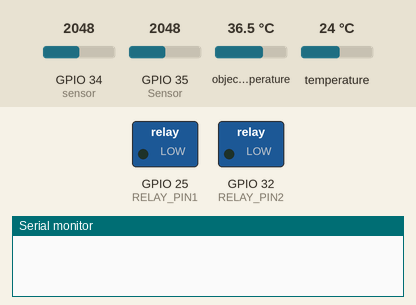
Recording of a sketch running on a simulated ESP32. Parts: switched loads named in the sketch (green lamp = pin HIGH), the last lines printed to the serial monitor. The test bench sets the inputs (shaded band); at power-on: GPIO 34 (sensor) = 2048, GPIO 35 (Sensor) = 2048, object temperature 36.5 °C, temperature 24 °C. WiFi joins after 1.5 s; servers stay silent unless stated.

Above: at 0.0 s.
At 1.7 s:
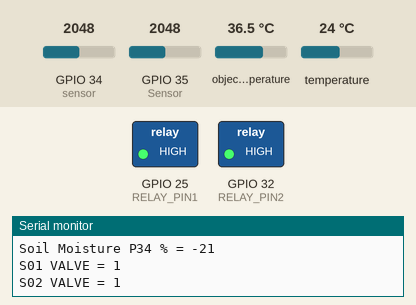
Timing chart, 0 to 3.2 s (numbered marks = the images above):
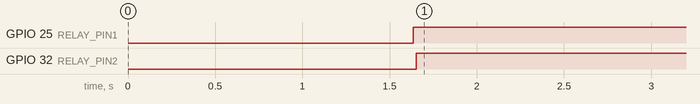

Measured:
- by itself, GPIO 25 (RELAY_PIN1): LOW → HIGH at 1.6 s
- by itself, GPIO 32 (RELAY_PIN2): LOW → HIGH at 1.7 s

The sketch:

Final_Project.ino
```cpp
#include <WiFi.h>
#include <Arduino.h>
#include <Wire.h>
#include "Adafruit_SHT31.h"
#include "ThingSpeak.h"
#include <math.h>
#include <stdio.h>
#include <Adafruit_MLX90614.h>

//--------------------------------------------------------------------------------------------------------
  Adafruit_MLX90614 mlx = Adafruit_MLX90614();

  #define RELAY_PIN1 25
  #define RELAY_PIN2 32

//---------------------------------
// Wifi credentials ->

  WiFiClient client;
  const char* ssid = "agrotech-lab-1"; // your wifi SSID name
  const char* password = "1Afuna2Gezer"; // Wifi password

//---------------------------------

// Things Speak credentials ->
  const long myChannelNumber = 1776277;
  const char * myWriteAPIKey = "U52OQL49ISJ8ENZB";
  const char * server = "api.thingspeak.com";

//---------------------------------
// Soil Moisture calibrate ->

const int dryValueP34 = 1900;
const int wetValueP34 = 1200;

const int dryValueP35 = 1600;
const int wetValueP35 = 950;

//---------------------------------
// Water Valves ->

boolean valve01;
boolean valve02;

// ------------------ ~~ SETUP ~~ --------------------------

void setup() {

  Serial.begin(9600);

//---------------------------------------------
  // initialize digital pin as an output ->

  pinMode(RELAY_PIN1, OUTPUT);
  pinMode(RELAY_PIN2, OUTPUT);

//---------------------------------------------
  // connecting to Wifi & ThingSpeak ->

  WiFi.disconnect();
  delay(10);
  WiFi.begin(ssid, password);

  Serial.println();
  Serial.println();
  Serial.print("Connecting to ");
  Serial.println(ssid);

  ThingSpeak.begin(client);
  WiFi.begin(ssid, password);

  while (WiFi.status() != WL_CONNECTED) {
    delay(500);
    Serial.print(".");
  }
  Serial.println("");
  Serial.print("NodeMcu connected to wifi...");
  Serial.println(ssid);
  Serial.println();

//------------------------------------------
  // starting up the leaf temp sensor ->

  mlx.begin();

}

//------------------ ~~ LOOP ~~ -----------------------
void loop() {

  // Mesuring leaf temp sensor ->
  int ambientTemp = mlx.readAmbientTempC();
  int objectTemp = mlx.readObjectTempC();

  Serial.print("Ambient = "); Serial.print(ambientTemp);
  Serial.print("*C\tObject = "); Serial.print(objectTemp); Serial.println("*C");

//---------------------------------------------
 // Soil Moisture read -> 60% TREATMENT (35)

  int soilMoistureValueP35 = analogRead(35); //Sensor Aout pin connected to pin of Ardiuno
  Serial.print("P35 SENSOR VALUE: ");Serial.println(soilMoistureValueP35);        // print the value in serial monitor
  int soilmoisturePercentP35 = map(soilMoistureValueP35, dryValueP35, wetValueP35, 0, 100);
  Serial.print("Soil Moisture P35 % = ");Serial.println(soilmoisturePercentP35);

 // Soil Moisture read -> 80% TREATMENT (34)

  int soilMoistureValueP34 = analogRead(34);//sensor Aout pin connected to pin of Ardiuno
  Serial.print("P34 SENSOR VALUE: ");Serial.println(soilMoistureValueP34);        // print the value in serial monitor
  int soilmoisturePercentP34 = map(soilMoistureValueP34, dryValueP34, wetValueP34, 0, 100);
  Serial.print("Soil Moisture P34 % = ");Serial.println(soilmoisturePercentP34);

//---------------------------------------------
  // Water Valve ->

  if (soilmoisturePercentP35 < 60) {
    digitalWrite(RELAY_PIN1, HIGH); // Open valve
    valve01 = true;
    Serial.print("S01 VALVE = ");Serial.println(valve01);
  } else {
    digitalWrite(RELAY_PIN1, LOW); // Close valve
    valve01 = false;
    Serial.print("S01 VALVE = ");Serial.println(valve01);
  };

  if (soilmoisturePercentP34 < 80) {
    digitalWrite(RELAY_PIN2, HIGH); // Open valve
    valve02 = true;
    Serial.print("S02 VALVE = ");Serial.println(valve02);
  } else {
    digitalWrite(RELAY_PIN2, LOW); // Close valve
    valve02 = false;
    Serial.print("S02 VALVE = ");Serial.println(valve02);
  };

//---------------------------------------------
  // ThingsSpeak Upload ->

  ThingSpeak.setField(1,valve01);
  ThingSpeak.setField(2,valve02);
  ThingSpeak.setField(3,soilmoisturePercentP35);
  ThingSpeak.setField(4,soilmoisturePercentP34);
  ThingSpeak.setField(5,ambientTemp);
  ThingSpeak.setField(6,objectTemp);

  ThingSpeak.writeFields(myChannelNumber, myWriteAPIKey);

  Serial.println("uploaded to Thingspeak server....");

  client.stop();

  Serial.println("Waiting to upload next reading...");
  Serial.println();


  delay(15000);
}
```
